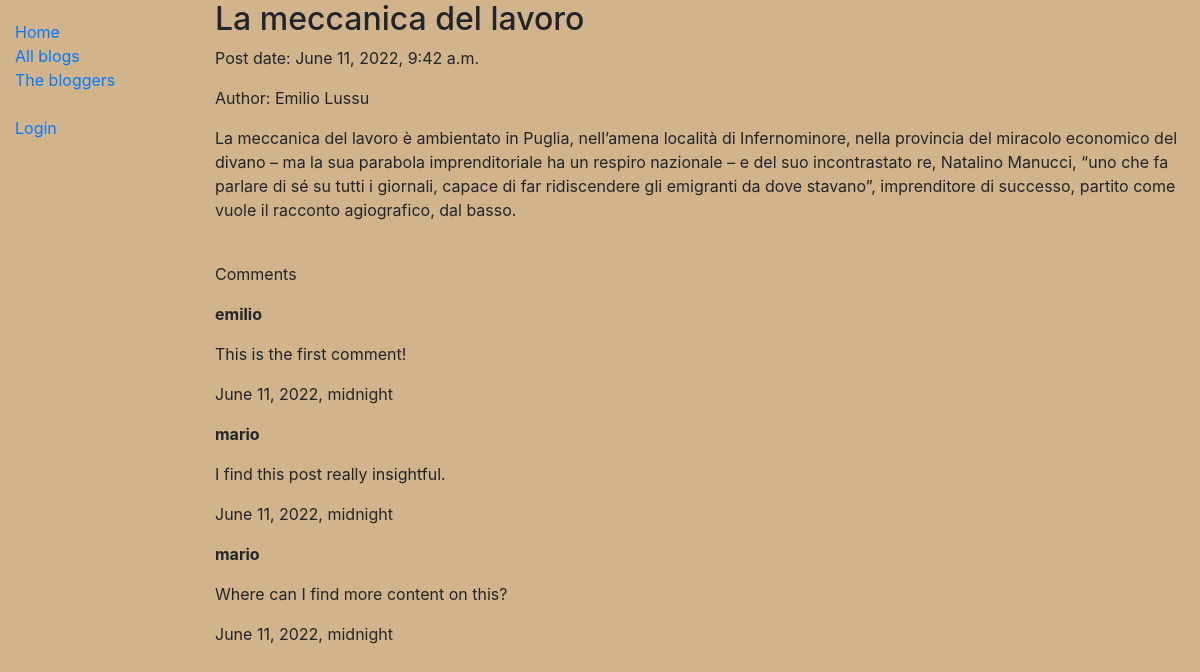
Page /blog/blogpost/1/ on the committed database.
### nanoblog/models.py (models this page shows, shortened)
class BlogPost(models.Model):
    title = models.CharField(max_length=200, unique=True)
    content = models.TextField()
    blogger = models.ForeignKey(Blogger, on_delete=models.CASCADE)
    time = models.DateTimeField(default=datetime.datetime.now, editable=False)

class Blogger(models.Model):
    user = models.OneToOneField(User, on_delete=models.CASCADE)
    shortbio = models.TextField(max_length=2000)
    def __str__(self):
        return self.user.get_full_name()
    class Meta:
        ordering = ["user"]

class Comment(models.Model):
    text = models.TextField(max_length=400)
    user = models.ForeignKey(User, on_delete=models.CASCADE)
    blogpost = models.ForeignKey(BlogPost, on_delete=models.CASCADE)
    time = models.DateTimeField(default=datetime.datetime.now, editable=False)

### nanoblog/views.py (the view)
# urls.py: path("blog/blogpost/<int:pk>/", views.BlogPostView.as_view(), name="blogpost"),
class BlogPostView(DetailView):
    model = BlogPost
    def get_context_data(self, **kwargs):
        ctx =  super().get_context_data(**kwargs)
        ctx['comments'] = Comment.objects.filter(blogpost=ctx["object"])
        return ctx

### nanoblog/templates/nanoblog/blogpost_detail.html
{% extends "base_generic.html" %}
{% block content %}
<h2>{{ blogpost.title }}</h2>
<p>Post date: {{ blogpost.time }}</p>
<p>Author: {{ blogpost.blogger }}</p>
<p> {{ blogpost.content }} </p>
<br/>
<p>Comments</p>
{% for comment in comments %}
<p><b>{{ comment.user }}</b></p>
<p>{{ comment.text }}</p>
<p>{{ comment.time }}</p>
{% endfor %}
{% endblock %}

### nanoblog/static/css/styles.css (style rules this page uses)
body { background-color: tan; }

### rows in the picture
BlogPost: title "La meccanica del lavoro", time "June 11, 2022, 9:42 a.m.", blogger "Emilio Lussu", content "La meccanica del lavoro è ambientato in Puglia, nell’amena località di Infernominore, nella provincia del miracolo economico del divano – ma la sua parabola imprenditoriale ha un respiro nazionale – e del suo incontrastato re, Natalino Manucci, “uno che fa parlare di sé su tutti i giornali, capace di far ridiscendere gli emigranti da dove stavano”, imprenditore di successo, partito come vuole il racconto agiografico, dal basso."
Comment: user "emilio", text "This is the first comment!", time "June 11, 2022, midnight"
Comment: user "mario", text "I find this post really insightful.", time "June 11, 2022, midnight"
Comment: user "mario", text "Where can I find more content on this?", time "June 11, 2022, midnight"
